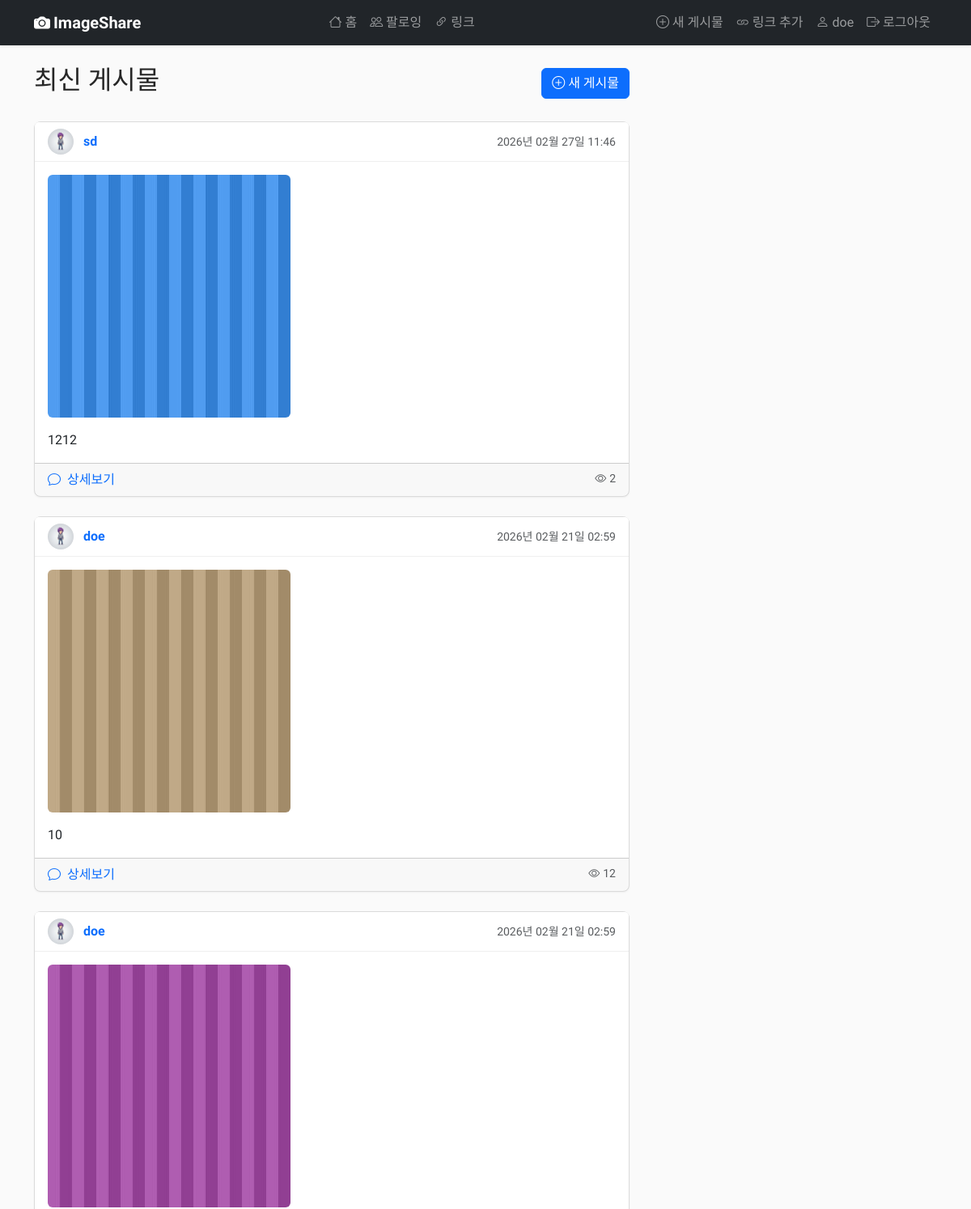
The page / (signed in, upper part) on the database as committed earlier.
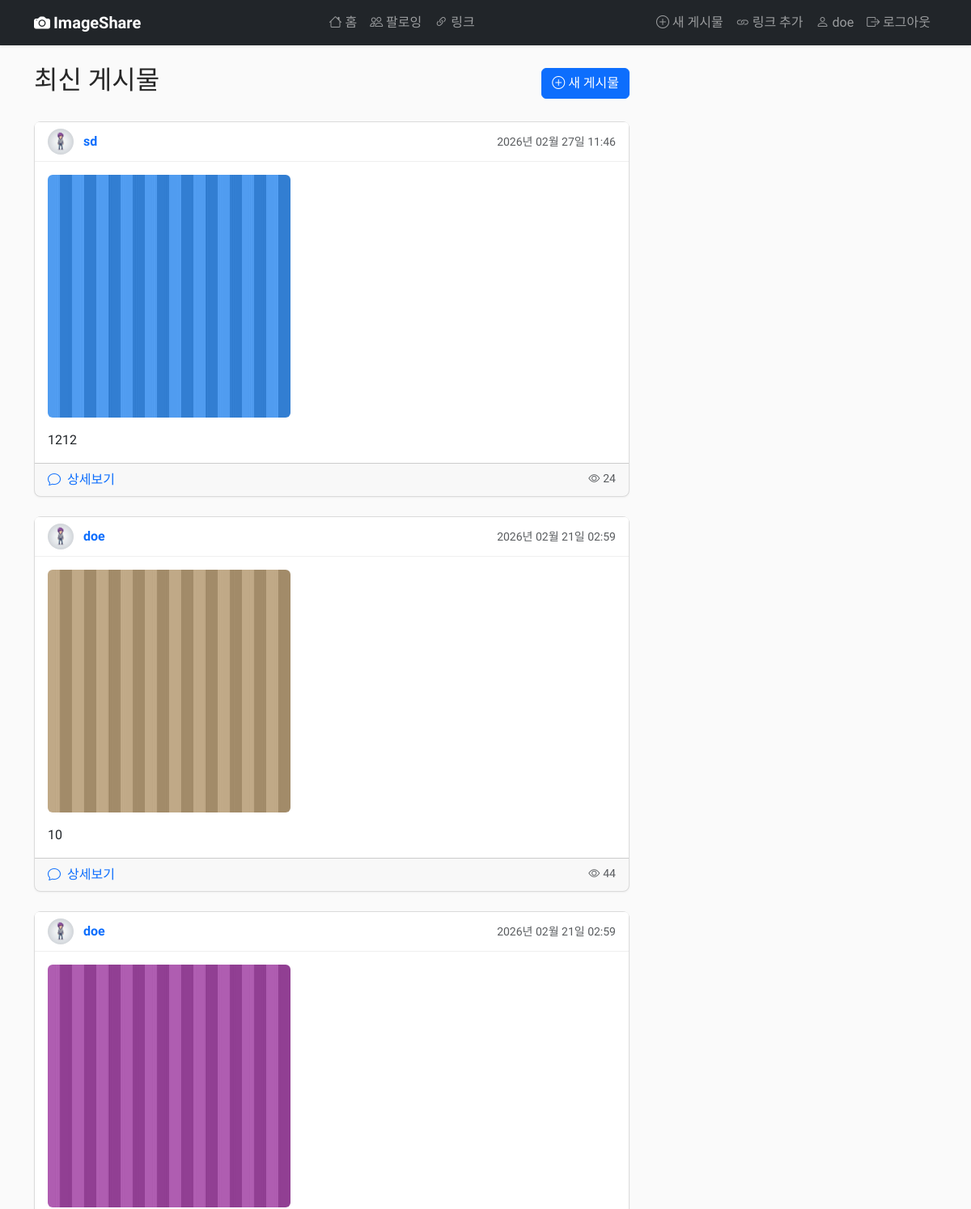
The same page on the database as committed later.
### posts/models.py (models this page shows, shortened)
class Post(models.Model):
    user = models.ForeignKey(User, on_delete=models.CASCADE, related_name="posts")
    content = models.TextField(max_length=500, verbose_name="내용")
    image = models.ImageField(
        upload_to="post_images/", blank=True, verbose_name="이미지"
    )
    thumbnail = models.ImageField(
        upload_to="post_thumbnails/", blank=True, verbose_name="썸네일"
    )
    views = models.PositiveIntegerField(default=0, verbose_name="조회수")
    created_at = models.DateTimeField(auto_now_add=True)
    updated_at = models.DateTimeField(auto_now=True)
    class Meta:
        ordering = ["-created_at"]
        verbose_name = "게시물"
        verbose_name_plural = "게시물"

### users/models.py (models this page shows, shortened)
class Profile(models.Model):
    user = models.OneToOneField(User, on_delete=models.CASCADE)
    bio = models.TextField(max_length=500, blank=True, verbose_name='자기소개')
    profile_image = models.ImageField(default='default.jpg', upload_to='profile_pics', verbose_name='프로필 이미지')
    class Meta:
        verbose_name = '프로필'
        verbose_name_plural = '프로필'
        constraints = [
            models.CheckConstraint(
                condition=models.Q(bio__length__lte=500),
                name="profile_bio_max_length",
            ),
        ]

### posts/views.py (the view)
# urls.py: path('', views.home, name='home'),
def home(request):
    if not request.user.is_authenticated:
        return render(request, 'posts/welcome.html')
    posts = Post.objects.all()
    paginator = Paginator(posts, 5)
    page_obj = paginator.get_page(1)
    context = {'posts': page_obj}
    return render(request, 'posts/home.html', context)

### posts/templates/posts/home.html (shortened to what this page needs)
{% extends "base.html" %}
{% block content %}
<div class="row">
    <div class="col-md-8">
        <div class="mb-4 d-flex justify-content-between align-items-center">
            <h2>최신 게시물</h2>
            {% if user.is_authenticated %}
                <a href="{% url 'posts:post_create' %}" class="btn btn-primary">
                    <i class="bi bi-plus-circle me-1"></i>새 게시물
                </a>
            {% endif %}
        </div>
        <div id="post-container">
            {% include 'posts/includes/post_card.html' %}
        </div>
    </div>
    <div class="col-md-4">
    </div>
</div>
{% endblock %}

### posts/templates/posts/includes/post_card.html
{% for post in posts %}
    <div class="card mb-4">
        <div class="card-header">
            <div class="d-flex justify-content-between align-items-center">
                <div>
                    <a href="{% url 'users:profile' post.user.username %}" class="text-decoration-none">
                        <img src="{{ post.user.profile.profile_image.url }}" alt="{{ post.user.username }}"
                             class="rounded-circle me-2" style="width: 32px; height: 32px; object-fit: cover;">
                        <span class="fw-bold">{{ post.user.username }}</span>
                    </a>
                </div>
                <small class="text-muted">{{ post.created_at|date:"Y년 m월 d일 H:i" }}</small>
            </div>
        </div>
        <div class="card-body">
            {% if post.thumbnail %}
                <a href="{% url 'posts:post_detail' post.id %}">
                    <img src="{{ post.thumbnail.url }}" alt="썸네일" class="img-fluid rounded mb-3">
                </a>
            {% elif post.image %}
                <a href="{% url 'posts:post_detail' post.id %}">
                    <img src="{{ post.image.url }}" alt="게시물 이미지" class="img-fluid rounded mb-3">
                </a>
            {% endif %}
            <p class="card-text">{{ post.content }}</p>
        </div>
        <div class="card-footer">
            <a href="{% url 'posts:post_detail' post.id %}" class="text-decoration-none">
                <i class="bi bi-chat me-1"></i> 상세보기
            </a>
            <small class="text-muted float-end"><i class="bi bi-eye me-1"></i>{{ post.views }}</small>
        </div>
    </div>
{% empty %}
    <div class="alert alert-info">아직 작성된 게시물이 없습니다.</div>
{% endfor %}

Rows that differ between the two databases and show on the page:
changed Post "sd": views "2" → "24"
changed Post (number 2 of 3 on the later page): views "12" → "44"
